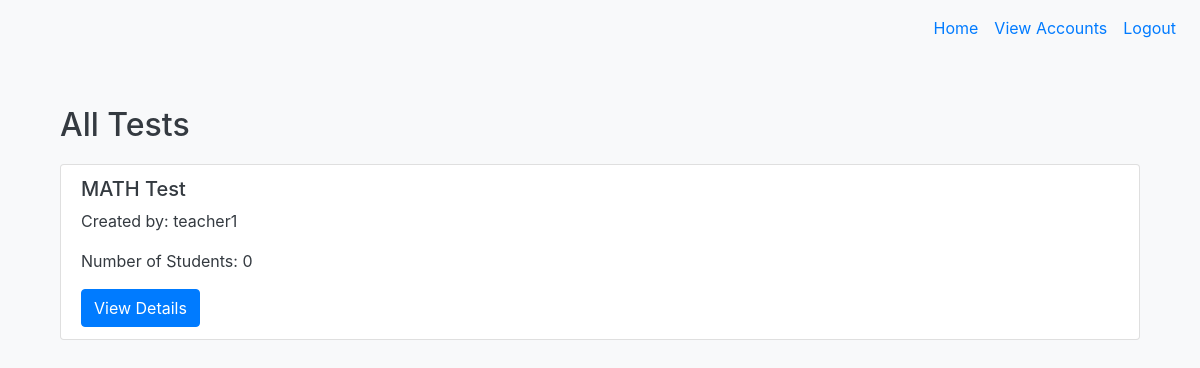
The app's page /tests (signed in) with its own data.
### tables this page shows
CREATE TABLE "Test" (
    id INTEGER PRIMARY KEY AUTOINCREMENT,
    test_name TEXT NOT NULL,
    test_description TEXT,
    teacher_id INTEGER,
    FOREIGN KEY (teacher_id) REFERENCES User(id) ON DELETE CASCADE
);

### app.py (the view)
@app.route('/tests')
@login_required
def view_all_tests():
    tests = db.execute("SELECT Test.id, Test.test_name, Test.test_description, User.username AS teacher_name, COUNT(DISTINCT Answer.student_id) AS student_count "
                       "FROM Test "
                       "LEFT JOIN User ON Test.teacher_id = User.id "
                       "LEFT JOIN Answer ON Test.id = Answer.test_id "
                       "GROUP BY Test.id")
    return render_template('view_all_tests.html', tests=tests)

### app.py (called while the page is built)
@login_manager.user_loader
def load_user(user_id):
    user = db.execute("SELECT * FROM User WHERE id = ?", user_id)
    if user:
        return User(id=user[0]['id'], username=user[0]['username'], password=user[0]['password'], role=user[0]['role'])
    return None

### templates/view_all_tests.html
{% extends "base.html" %}
{% block content %}
<div class="container mt-4">
    <h2>All Tests</h2>
    <ul class="list-group">
        {% for test in tests %}
        <li class="list-group-item">
            <h5>{{ test.test_name }}</h5>
            <p>Created by: {{ test.teacher_name }}</p>
            <p>Number of Students: {{ test.student_count }}</p>
            <a href="/test/{{ test.id }}/details" class="btn btn-primary">View Details</a>
        </li>
        {% endfor %}
    </ul>
</div>
{% endblock %}

### static/css/styles.css (style rules this page uses)
body { background-color: #f8f9fa; color: #343a40; }
.container { margin-top: 50px; }
h2 { margin-bottom: 20px; }
.btn-primary { background-color: #007bff; border-color: #007bff; }

### records on screen
Test: test_name "MATH Test", teacher_name "teacher1", student_count "0"
